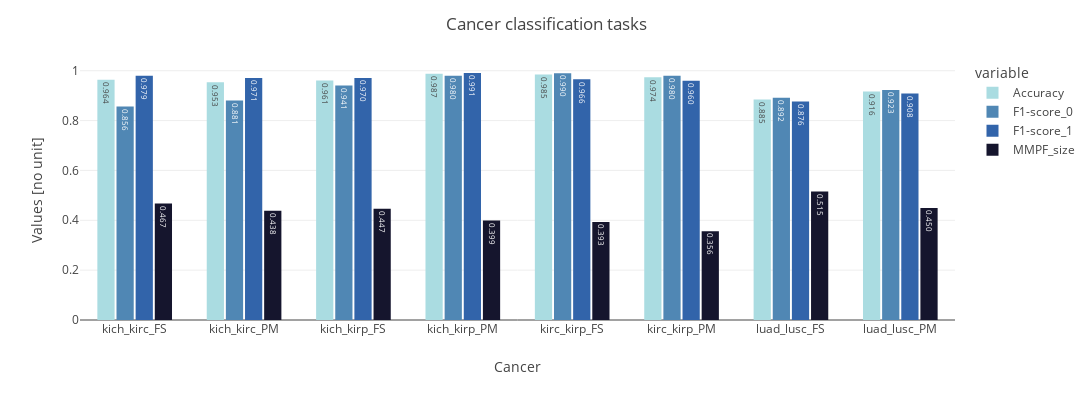

Notebook code for this chart:
### Markdown cell above
# Martinez
***

### Code cell
def check_results_martinez(task : str, 
                           cancer : str, 
                           df : pd.DataFrame,
                           set_ : str, ID : int):
    # Initialization
    sub_dict = {'task' : [task], 'cancer' : [cancer]}
    
    # Extract the results pkl files
    preds_path = f'results/preds/run_{ID}/add_protected_atts_1/Martinez'
    if ID == 100 : results = pd.read_pickle(preds_path + f'/{task}/{cancer}/alpha_0.5/results.pkl')
    else: results = pd.read_pickle(preds_path + f'/{task}/{cancer}/results.pkl')
    
    # Compute the metrics
    # Accuracy 
    sub_dict['Accuracy'] = tm.classification.BinaryAccuracy()(torch.Tensor(results.pred), torch.Tensor(results.label)).item()
    
    # F1-score
    # sub_dict['F1-score'] = tm.classification.BinaryF1Score()(torch.Tensor(results.pred), torch.Tensor(results.label)).item()
    f1_scores = tm.classification.MulticlassF1Score(num_classes = 2, average = None)(torch.Tensor(results.pred), torch.Tensor(results.label))
    sub_dict['F1-score_0'] = f1_scores[0].item()
    sub_dict['F1-score_1'] = f1_scores[1].item()
    
    # MMPF_size
    mmpf_metrics = compute_pareto_metrics(results, protected_atts)
    sub_dict['MMPF_size'] = [mmpf_metrics[f'{set_}MMPF_size_set_2']]
    
    # Return the updated data frame
    if df.empty: df = pd.DataFrame(data = sub_dict)
    else: df = pd.concat([df, pd.DataFrame(data = sub_dict)])
    return df

# Initialization
cols = ['task', 'cancer', 'Accuracy', 'F1-score_0', 'F1-score_1', 'MMPF_size']
df_martinez_100 = pd.DataFrame(columns = cols)
df_martinez_1000 = pd.DataFrame(columns = cols)
df_martinez_100_test = pd.DataFrame(columns = cols)
df_martinez_1000_test = pd.DataFrame(columns = cols)

# Loop on the combinations for baseline
for comb in COMBS_BASELINE[2:10]:
    # Track
    print(comb)
    
    # Extract combinations
    task = comb[0]
    cancer = comb[1]
    
    # Get the metrics
    df_martinez_100 = check_results_martinez(task, cancer, df_martinez_100, 'val_', 100)
    df_martinez_1000 = check_results_martinez(task, cancer, df_martinez_1000, 'val_', 1000)

    # Get the metrics
    df_martinez_100_test = check_results_martinez(task, cancer, df_martinez_100_test, 'test_', 100)
    df_martinez_1000_test = check_results_martinez(task, cancer, df_martinez_1000_test, 'test_', 1000)
    
df_m = keep_best(df_martinez_100, df_martinez_1000)
df_m_test = select_best_test(df_m, df_martinez_100_test, df_martinez_1000_test)
plot_results_others(df_m_test, 'images/results_martinez.eps')

### Figure 1 — Plotly figure (JSON) as saved in the notebook; plotly's stock layout.template omitted (floating-point values rounded to 4 significant figures)
{"data": [{"alignmentgroup": "True", "hovertemplate": "variable=Accuracy<br>cancer=%{x}<br>value=%{y}<extra></extra>", "legendgroup": "Accuracy", "marker": {"color": "rgb(170, 220, 225)", "pattern": {"shape": ""}}, "name": "Accuracy", "offsetgroup": "Accuracy", "orientation": "v", "showlegend": true, "textposition": "auto", "texttemplate": "%{y:.3f}", "type": "bar", "x": ["kich_kirc_FS", "kich_kirc_PM", "kich_kirp_FS", "kich_kirp_PM", "kirc_kirp_FS", "kirc_kirp_PM", "luad_lusc_FS", "luad_lusc_PM"], "xaxis": "x", "y": [0.9641, 0.9533, 0.9606, 0.9873, 0.9849, 0.9736, 0.8848, 0.9162], "yaxis": "y"}, {"alignmentgroup": "True", "hovertemplate": "variable=F1-score_0<br>cancer=%{x}<br>value=%{y}<extra></extra>", "legendgroup": "F1-score_0", "marker": {"color": "rgb(80, 135, 180)", "pattern": {"shape": ""}}, "name": "F1-score_0", "offsetgroup": "F1-score_0", "orientation": "v", "showlegend": true, "textposition": "auto", "texttemplate": "%{y:.3f}", "type": "bar", "x": ["kich_kirc_FS", "kich_kirc_PM", "kich_kirp_FS", "kich_kirp_PM", "kirc_kirp_FS", "kirc_kirp_PM", "luad_lusc_FS", "luad_lusc_PM"], "xaxis": "x", "y": [0.8561, 0.8807, 0.9407, 0.9796, 0.9903, 0.9803, 0.892, 0.9229], "yaxis": "y"}, {"alignmentgroup": "True", "hovertemplate": "variable=F1-score_1<br>cancer=%{x}<br>value=%{y}<extra></extra>", "legendgroup": "F1-score_1", "marker": {"color": "rgb(50, 100, 170)", "pattern": {"shape": ""}}, "name": "F1-score_1", "offsetgroup": "F1-score_1", "orientation": "v", "showlegend": true, "textposition": "auto", "texttemplate": "%{y:.3f}", "type": "bar", "x": ["kich_kirc_FS", "kich_kirc_PM", "kich_kirp_FS", "kich_kirp_PM", "kirc_kirp_FS", "kirc_kirp_PM", "luad_lusc_FS", "luad_lusc_PM"], "xaxis": "x", "y": [0.9795, 0.971, 0.9705, 0.9908, 0.9656, 0.96, 0.8764, 0.9083], "yaxis": "y"}, {"alignmentgroup": "True", "hovertemplate": "variable=MMPF_size<br>cancer=%{x}<br>value=%{y}<extra></extra>", "legendgroup": "MMPF_size", "marker": {"color": "rgb(21, 21, 45)", "pattern": {"shape": ""}}, "name": "MMPF_size", "offsetgroup": "MMPF_size", "orientation": "v", "showlegend": true, "textposition": "auto", "texttemplate": "%{y:.3f}", "type": "bar", "x": ["kich_kirc_FS", "kich_kirc_PM", "kich_kirp_FS", "kich_kirp_PM", "kirc_kirp_FS", "kirc_kirp_PM", "luad_lusc_FS", "luad_lusc_PM"], "xaxis": "x", "y": [0.4671, 0.4383, 0.4466, 0.3988, 0.3933, 0.3561, 0.5152, 0.4496], "yaxis": "y"}], "layout": {"bargap": 0.3, "bargroupgap": 0.1, "barmode": "group", "height": 400, "legend": {"title": {"text": "variable"}, "tracegroupgap": 0}, "margin": {"t": 60}, "title": {"text": "Cancer classification tasks"}, "width": 1200, "xaxis": {"anchor": "y", "domain": [0, 1], "title": {"text": "Cancer"}}, "yaxis": {"anchor": "x", "domain": [0, 1], "title": {"text": "Values [no unit]"}}}}
